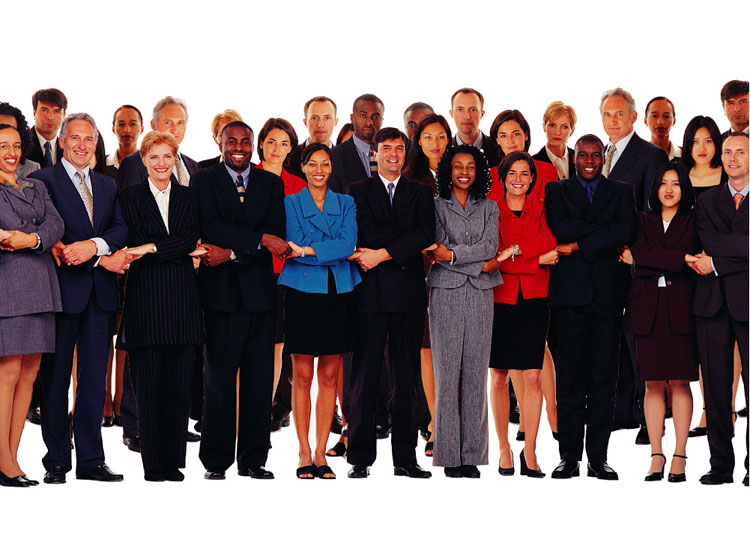
#> input picture face/media/image/pic.jpg, 750 x 533 px, found by its file name
$ python test.py
#> lines starting #> are read from the running program, lines starting #| are printed output that depends on the picture; after the words box and inside, x2 and y2 are one past the last pixel; in counts of white or black regions, pixels touching at a corner belong together
import requests
import cv2

face_patterns = cv2.CascadeClassifier('haarcascade_frontalface_default.xml') #分类器
image_sample = cv2.imread('D:/\//PyCharm/examples/github/facetest/face/media/image/pic.jpg')
#> image_sample is the input picture: shape (533, 750, 3); mean B, G, R 118.5, 117.3, 132.8
faces = face_patterns.detectMultiScale(image_sample, scaleFactor=1.1, minNeighbors=5, minSize=(10,10))
#> faces = 20 rows, first 6: [451, 97, 32, 32], [306, 106, 31, 31], [542, 114, 31, 31], [687, 130, 32, 32], [718, 141, 30, 30], [143, 144, 33, 33]
num = 0
for (x,y,w,h) in faces:
	cv2.rectangle(image_sample, (x,y), (x+w, y+h), (0,255,0),2) #左下角，右上角，线颜色，线宽
	num += 1
#> this loop made 20 passes
#> (x, y, w, h) on passes 1 to 12: (451, 97, 32, 32), (306, 106, 31, 31), (542, 114, 31, 31), (687, 130, 32, 32), (718, 141, 30, 30), (143, 144, 33, 33), (575, 144, 31, 31), (303, 152, 33, 33), (449, 155, 31, 31), (504, 162, 30, 30), (654, 173, 31, 31), (644, 103, 33, 33)
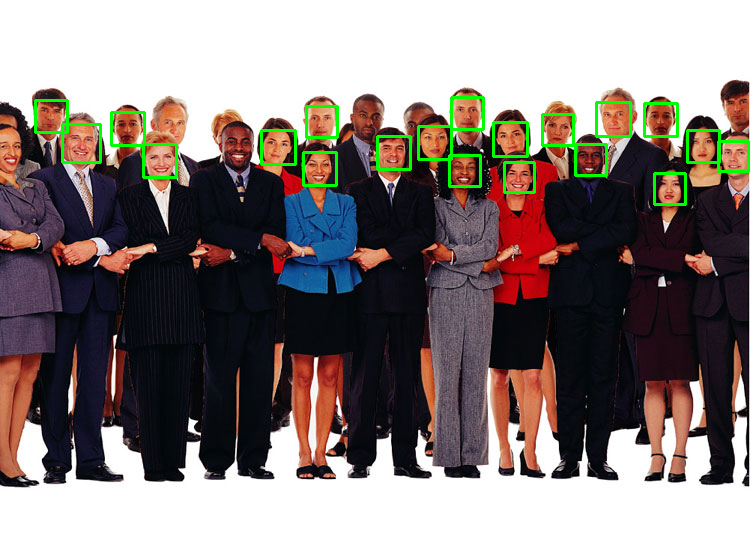
#> image_sample: shape (533, 750, 3); 1.9% of pixels changed, all inside (x1, y1, x2, y2) = (34, 96, 750, 206)
#> after the loop, num = 20
#cv.imshow('face', image_sample)
print(num)
#| 20
cv2.imwrite('D:/\//PyCharm/examples/github/facetest/face/media/image/show.jpg', image_sample)
cv2.waitKey(0)
